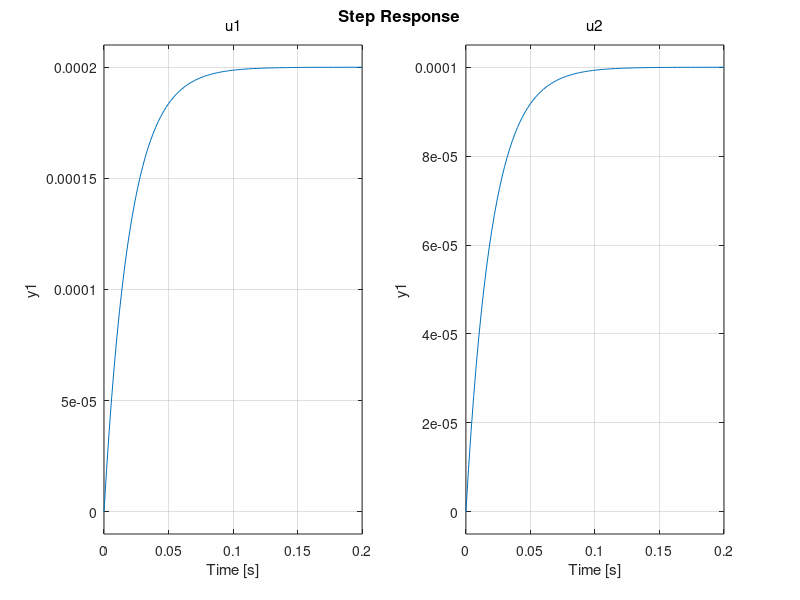

Write the MATLAB code that produced this figure.
% La temperatura esterna alla stanza
Ta = 10;

%Flusso del radiatore, banalmente la temperatura che eroga il radiatore
Q = 50;

% Capacità termica della stanza
C = 100;

% Resistenza termica delle pareti della stanza
R = 2;

s = tf('s');
G = ((R/((s*R*C)+1))*Q) - (1/(s*R*C + 1))*Ta
step(G)

A = [-1/R*C];
B = [1/C 1/(R*C)];
C = [1];
D = [0 0];

G1 = ss(A, B, C, D)
step(G1)
